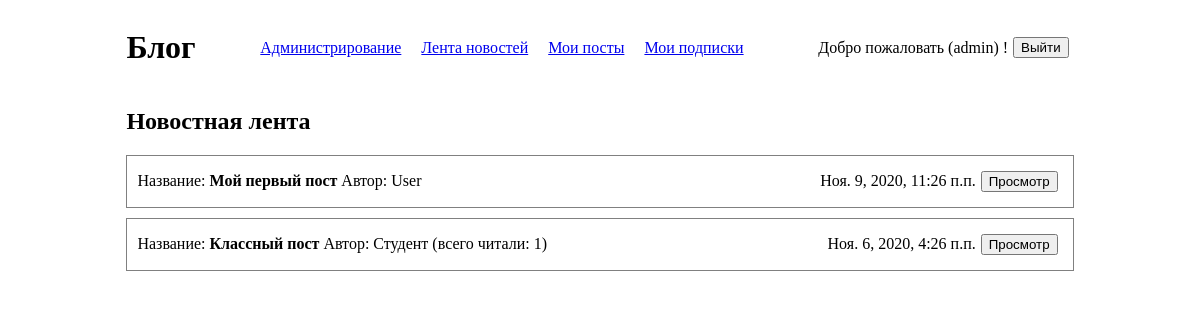
The app's page /subscribers/news-feed/ (signed in) with its own data.
### posts/models.py (models this page shows, shortened)
class Post(models.Model):
    author = models.ForeignKey(
        User,
        on_delete=models.CASCADE,
        verbose_name='Автор')
    title = models.CharField('Заголовок', max_length=150)
    content = models.TextField('Текст', max_length=10000)
    date = models.DateTimeField('Дата публикации', auto_now_add=True)
    users_read = models.ManyToManyField(
        User,
        related_name='post_read',
        blank=True,
        verbose_name='Пост читали')
    class Meta:
        ordering = ['-date']
        verbose_name = ('Пост пользователя')
        verbose_name_plural = ('Посты пользователей')

### subscribers/views.py (the view)
# urls.py: path('news-feed/', NewsFeedView.as_view(), name='news')
class NewsFeedView(LoginRequiredMixin, TemplateView):
    template_name = 'subscribers/news_feed.html'
    def get_context_data(self):
        context = super().get_context_data()
        post = Post.objects.exclude(author=self.request.user)
        subscriber_ids = self.request.user.signer.values_list(
            'user_id', flat=True)
        if subscriber_ids:
            post = post.filter(author_id__in=subscriber_ids)
        post = post[:20]
        context['news_feed'] = post
        return context

### templates/subscribers/news_feed.html
{% extends 'user/main.html' %}
{% block content %}
	<h2>Новостная лента</h2>
	{% if news_feed %}
		{% for post in news_feed %}
		<div class="post">
			<div class="post_info">
				Название: <b>{{ post.title }}</b>
				Автор: {{ post.author }}
				{% if post.users_read.count %}
					<span>(всего читали: {{ post.users_read.count }})</span>
				{% endif %}
			</div>
			<div class="button_block">
				{{ post.date }}
				<form action="{% url 'posts:detail' pk=post.pk %}">
					<button type="submit">Просмотр</button>
				</form>
			</div>
		</div>
		{% endfor %}
	{% else %}
		<p>Новых постов еще нет</p>
	{% endif %}
{% endblock %}

### templates/user/navbar.html
<div class="container">
	<div class="navbar">
		<div class="navbar-logo">
			<h1>Блог</h1>
		</div>
		<div class="navbar-block">
			{% if user.is_superuser or user.is_staff %}
			<a href="{% url 'admin:index' %}">Администрирование</a>
			{% endif %}
			{% if user.is_authenticated %}
			<a href="{% url 'subscribers:news' %}">Лента новостей</a>
			<a href="{% url 'posts:list' %}">Мои посты</a>
			<a href="{% url 'subscribers:list' %}">Мои подписки</a>
			{% endif %}
		</div>
		<div class="navbar-block">
			{% if user.is_authenticated %}
				<p>Добро пожаловать ({{ user.username }}) !</p>
				<form action="{% url 'user:logout' %}">
					<button type="submit">Выйти</button>
				</form>
			{% else %}
				<a href="{% url 'user:login' %}">Вход</a>
			{% endif %}
		</div>
	</div>
</div>

### static/css/style.css (style rules this page uses)
button { margin: 5px; }
.container { width: 80%; margin: auto; height: auto; }
.navbar-logo { margin-right: 10px; }
.navbar { display: flex; align-items: center; justify-content: space-between; flex-wrap: wrap; }
.navbar-block { display: flex; align-items: center; justify-content: space-between; flex-wrap: wrap; }
.navbar-block a { margin-right: 20px; }
.post { padding: 10px; margin: 10px 0; border: 1px solid grey; display: flex; justify-content: space-between; align-items: center; flex-wrap: wrap; }
.button_block { display: flex; flex-direction: row; flex-wrap: wrap; align-items: center; }

### records on screen
Post: title "Мой первый пост", author "User", date "Ноя. 9, 2020, 11:26 п.п."
Post: title "Классный пост", author "Студент", users_read.count "1", date "Ноя. 6, 2020, 4:26 п.п."

### other values on screen
{{ user.username }} "admin"
